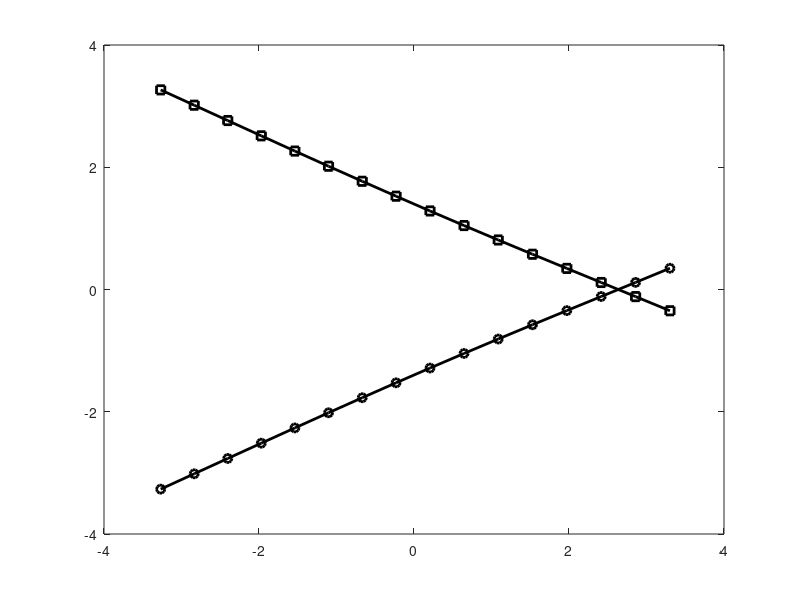

Recreate this plot in MATLAB.
function netsolve

% simulate two flexible fibers, connected
% by a Hookean link that moves along both fibers.
% Test for implicit integration 
% 
% Francois Nedelec, 2000-2001
%
% This method was later described in:
% Collective Langevin dynamics of flexible cytoskeletal fibers
% Nedelec F and Foethke D
% New Journal of Physics 9 (11) 427, Nov 2007.
% Note that this MATLAB code also runs with the free clone Octave


M        = 16;         %number of points for first fiber;
P        = 16;         %number of points for second Fiber
L        = 0.5;        %length of segments
rigid    = 5;          %rigidity of the polymer

stiff    = 100;        %stiffness of link
v        = 1;          %speed of dispacement of the links
ab       = [ M-1, P-1] * L/2;   % initial positions of the links: middle


fb       = 0.5;        %feed back coefficient to re-establish length constraint

dt       = 1e-2;       %time-step
nbsteps  = 300;
rec      = 100;

%mobility of the segment, of length L
mu    = 10/L;
LN    = max(M,P) * L;
mudt  = mu * dt;

figure('Position',[ 100, 100, 600, 600], 'MenuBar','None', 'Name','Implicit');
%set(gca,'Position',[0 0 10 10]);


%vector x contains [x,y] of all successive points

x = zeros((M+P)*2, 1);          %positions of points

%initial position is an <X>:
d = L / 2 * [ sqrt(2), sqrt(2) ];
for i=1:M
   x(2*i-1:2*i) = ( i - (M+1)/2 ) * d;
end
d = L / 2 * [ sqrt(2), -sqrt(2) ];
for i=M+1:M+P
   x(2*i-1:2*i) = ( i - (M+(P+1)/2) ) * d;
end


%building the matrix for bending rigidity:
rigidLLL = rigid / ( L ^ 3 );
R1 = rigidLLL * RigidityMatrix(M);
R2 = rigidLLL * RigidityMatrix(P);

R = zeros( 2*(M+P), 2*(M+P) );
R(1:2:2*M, 1:2:2*M) = R1;
R(2:2:2*M, 2:2:2*M) = R1;
R(2*M+1:2:2*(M+P), 2*M+1:2:2*(M+P)) = R2;
R(2*M+2:2:2*(M+P), 2*M+2:2:2*(M+P)) = R2;


%integrating the motion:
for t=0:nbsteps
   
   %display the position
   if ( 1 )
      plot( x(1:2:2*M-1), x(2:2:2*M), '-ko', 'LineWidth', 2);
      hold on;
      plot( x(2*M+1:2:2*(M+P)-1), x(2*M+2:2:2*(M+P)), '-ks', 'LineWidth', 2);
      axis( [ -LN/2 LN/2 -LN/2 LN/2 ]);
      hold off;
      pause(0.01);
   end
   
   %matrix B for Hookean connections:
   B   = zeros(2*(M+P), 2*(M+P));
   
   % abscissa where the link is attached:
   ab  = min( ab + v * dt, [L*(M-1)-0.01, L*(P-1)-0.01] );
   abN = floor(ab/L);
   abf = ab - L*abN;
   abN = abN + [ 1, 1+M ];

   indx = [ abN(1), abN(1)+1, abN(2), abN(2)+1 ];
   F = [ -1+abf(1)/L, -abf(1)/L,  1-abf(2)/L,  abf(2)/L ];
   w = [  1-abf(1)/L;  abf(1)/L; -1+abf(2)/L; -abf(2)/L ];
   
   B(2*indx-1, 2*indx-1) = w * F;
   B(2*indx,   2*indx  ) = w * F;
   B = stiff * B;
   
   % columns and lines should summ up to zero:
   %sum(B,1)
   %sum(B,2)

   %building the jacobian of length constraints:
   J = zeros(M+P-2, 2*(M+P));
   c = 1;
   for r = [ 1:M-1, M+1:M+P-1]
      J(c, 2*r-1) = x(2*r-1) - x(2*r+1);
      J(c, 2*r+0) = x(2*r+0) - x(2*r+2);
      J(c, 2*r+1) = x(2*r+1) - x(2*r-1);
      J(c, 2*r+2) = x(2*r+2) - x(2*r+0);
      c = c + 1;
   end   
   
   %J is rectangular, and J*J' is symetric definite positive
   
   JJJJ = ( eye( 2*(M+P) ) - J' * inv( J * J' ) * J );
   
   % final matrix:
   mat = eye(2*(M+P)) - mudt .* JJJJ * ( R + B );
   
   %implicit, first order method:
   x  = mat \ x;
   
   if ( fb > 0 )
      %Feed-back on the length constraints:
      dx = zeros(2*(M+P), 1);
      for i = [ 1:M-1, M+1:M+P-1]
         d  = sqrt( ( x(2*i+1) - x(2*i-1) )^2 + ( x(2*i+2) - x(2*i) )^2 );
         dl = ( d - L ) / d;
         dx(2*i-1) = dx(2*i-1) + dl * ( x(2*i+1) - x(2*i-1) );
         dx(2*i)   = dx(2*i)   + dl * ( x(2*i+2) - x(2*i) );
         dx(2*i+1) = dl * ( x(2*i-1) - x(2*i+1) );
         dx(2*i+2) = dl * ( x(2*i) - x(2*i+2) );
      end      
      x = x + fb * dx;
   end
   
end


return;


function R = RigidityMatrix( N )

R = zeros(N,N);

if ( N < 3 ) return; end

if ( N == 3 )
   R = [ -1 2 -1; 2 -4 2; -1 2 -1 ]; 
   return;
end

if ( N == 4 )
   R = [ -1 2 -1 0; 2 -5 4 -1; -1 4 -5 2; 0 -1 2 -1 ]; 
   return;
end

for i=1:N;     R(i, i)   = -6;  end
for i=1:N-1;   R(i, i+1) =  4; R(i+1, i) =  4;  end
for i=1:N-2;   R(i+2, i) = -1; R(i, i+2) = -1;  end
R(1:2, 1:2)     = [-1 2; 2 -5];
R(N-1:N, N-1:N) = [-5 2; 2 -1];
return;

      
